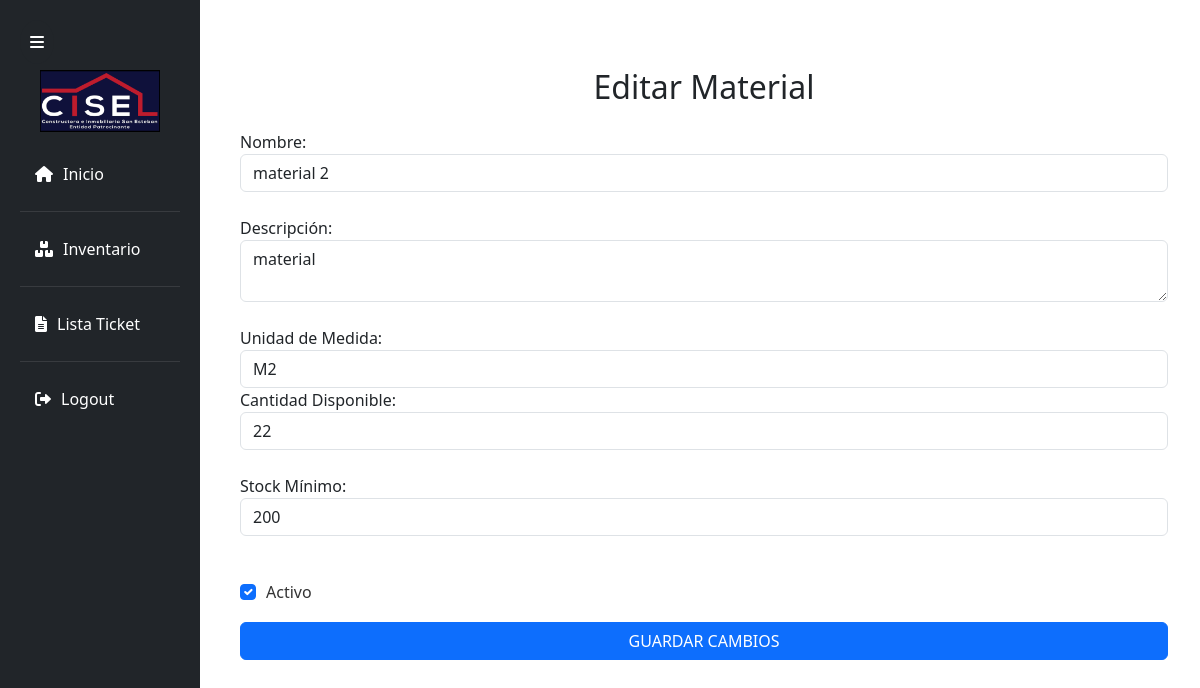
The page /editar_material/115/ (signed in) on the database as committed earlier.
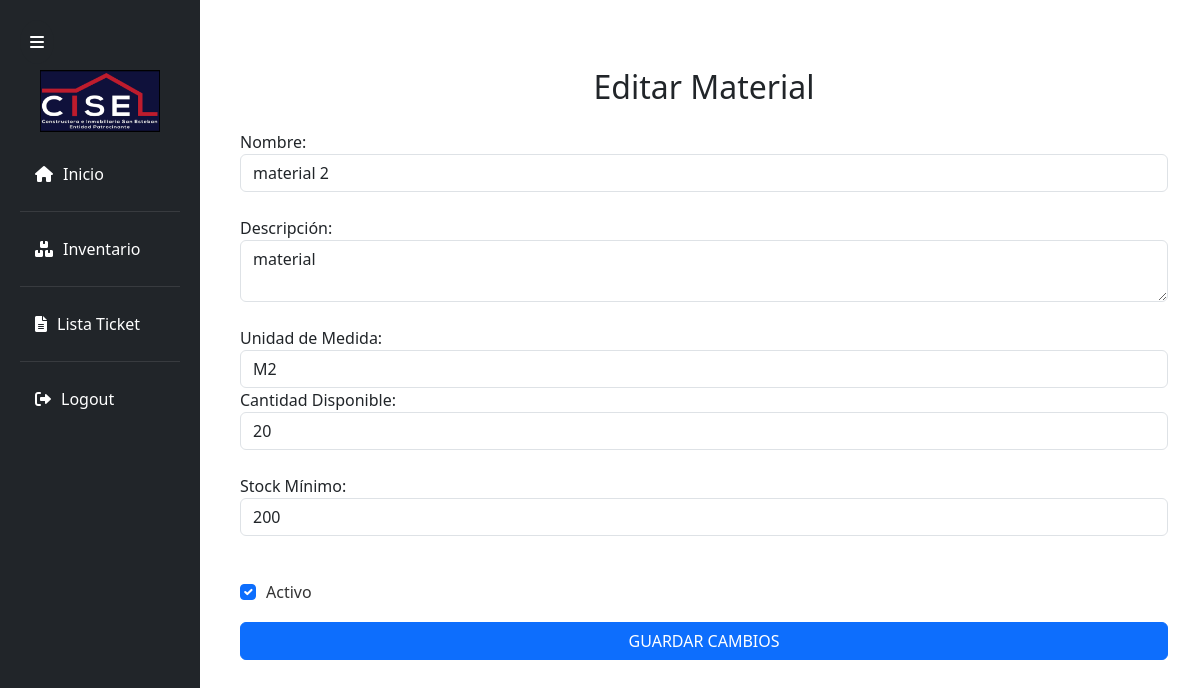
The same page on the database as committed later.
### Polls/models.py (models this page shows, shortened)
class Material(models.Model):
    nombre = models.CharField(max_length=100)
    descripcion = models.TextField(blank=True, null=True)
    unidad_medida = models.ForeignKey('UnidadMedida', on_delete=models.CASCADE)
    cantidad_disponible = models.IntegerField()
    stock = models.IntegerField()
    activo = models.BooleanField(default=True)  # Campo para eliminación lógica

class UnidadMedida(models.Model):
    unidad_medida = models.CharField(max_length=10, choices=[
        ('M2', 'M2'),
        ('UN', 'UN'),
        ('ROLLO', 'ROLLO'),
        ('TARRO', 'TARRO'),
        ('LITRO', 'LITRO'),
    ],
    default='')
    descripcion = models.CharField(max_length=50, blank=True, null=True)
    class Meta:
        unique_together = ('unidad_medida', 'descripcion')  # Evita duplicados

### Polls/views.py (the view)
# urls.py: path('editar_material/<int:material_id>/', views.editar_material, name='editar_material'),
@login_required
@user_passes_test(lambda u: has_role_id(u, JEFE_BODEGA), login_url='/access_denied/')
def editar_material(request, material_id):
    material = get_object_or_404(Material, id=material_id)
    if request.method == 'POST':
        form = MaterialForm(request.POST, instance=material)
        if form.is_valid():
            try:
                updated_material = form.save()
                api_url = f"{settings.API_BASE_URL}/materiales/{material_id}/"
                payload = {
                    "nombre": updated_material.nombre,
                    "descripcion": updated_material.descripcion,
                    "unidad_medida": updated_material.unidad_medida.id,  # Enviar ID de unidad de medida
                    "cantidad_disponible": updated_material.cantidad_disponible,
                    "stock": updated_material.stock,
                    "activo": updated_material.activo
                }
                headers = {'Content-Type': 'application/json'}
                response = requests.patch(api_url, json=payload, headers=headers)
                if response.status_code == 200:
                    actualizar_json_material(updated_material)
                    messages.success(request, 'Material actualizado correctamente en todos los sistemas.')
                else:
                    messages.warning(request, f"Material actualizado localmente, pero hubo un error al actualizar en la API: {response.status_code} - {response.text}")
                return redirect('lista_view')
            except Exception as e:
                messages.error(request, f"Error al actualizar el material: {str(e)}")
        else:
            messages.error(request, f"Errores en el formulario: {form.errors}")
    else:
        form = MaterialForm(instance=material)
    return render(request, 'Modulo_usuario/InventoryView/editar.html', {
        'form': form,
        'material': material
    })

### Polls/forms.py
class MaterialForm(forms.ModelForm):
    unidad_medida = forms.ModelChoiceField(
        queryset=UnidadMedida.objects.all(),
        label="Unidad de Medida",
        widget=forms.Select(attrs={'class': 'form-control'})
    )
    class Meta:
        model = Material
        fields = ['nombre', 'descripcion', 'unidad_medida', 'cantidad_disponible', 'stock', 'activo']
        widgets = {
            'nombre': forms.TextInput(attrs={'class': 'form-control'}),
            'descripcion': forms.Textarea(attrs={'class': 'form-control', 'rows': 3}),
            'cantidad_disponible': forms.NumberInput(attrs={'class': 'form-control'}),
            'stock': forms.NumberInput(attrs={'class': 'form-control'}),
            'activo': forms.CheckboxInput(attrs={'class': 'form-check-input'}),
        }

### Polls/views.py (called while the page is built)
def has_role_id(user, role_id):
    return user.roles.filter(id=role_id).exists()

### Polls/templates/Modulo_usuario/InventoryView/editar.html (shortened to what this page needs)
{% extends 'Modulo_usuario/base/base.html' %}
{% block content %}
<div class="container my-5">
    <h2 class="text-center mb-4">Editar Material</h2>
    <form method="POST">
        <label for="nombre">Nombre:</label>
        <input type="text" id="nombre" name="nombre" class="form-control" value="{{ material.nombre }}" required><br>
        <label for="descripcion">Descripción:</label>
        <textarea id="descripcion" name="descripcion" class="form-control">{{ material.descripcion }}</textarea><br>
        <label for="unidad_medida">Unidad de Medida:</label>
        <select id="unidad_medida" name="unidad_medida" class="form-control" required>
            {% for unidad in form.fields.unidad_medida.queryset %}
                <option value="{{ unidad.id }}" {% if material.unidad_medida.id == unidad.id %}selected{% endif %}>
                     {{ unidad.descripcion }}
                </option>
            {% endfor %}
        </select>
        <label for="cantidad_disponible">Cantidad Disponible:</label>
        <input type="number" id="cantidad_disponible" name="cantidad_disponible" class="form-control" value="{{ material.cantidad_disponible }}" required><br>
        <label for="stock">Stock Mínimo:</label>
        <input type="number" id="stock" name="stock" class="form-control" value="{{ material.stock }}" required><br>
        <div class="form-check">
            <input type="checkbox" id="activo" name="activo" class="form-check-input" value="true" {% if material.activo %}checked{% endif %}>
            <label for="activo" class="form-check-label">Activo</label>
        </div>
        <button type="submit" class="btn btn-primary mt-3">Guardar Cambios</button>
    </form>
</div>
{% endblock %}

Rows that differ between the two databases and show on the page:
changed Material "material 2": cantidad_disponible "22" → "20"
